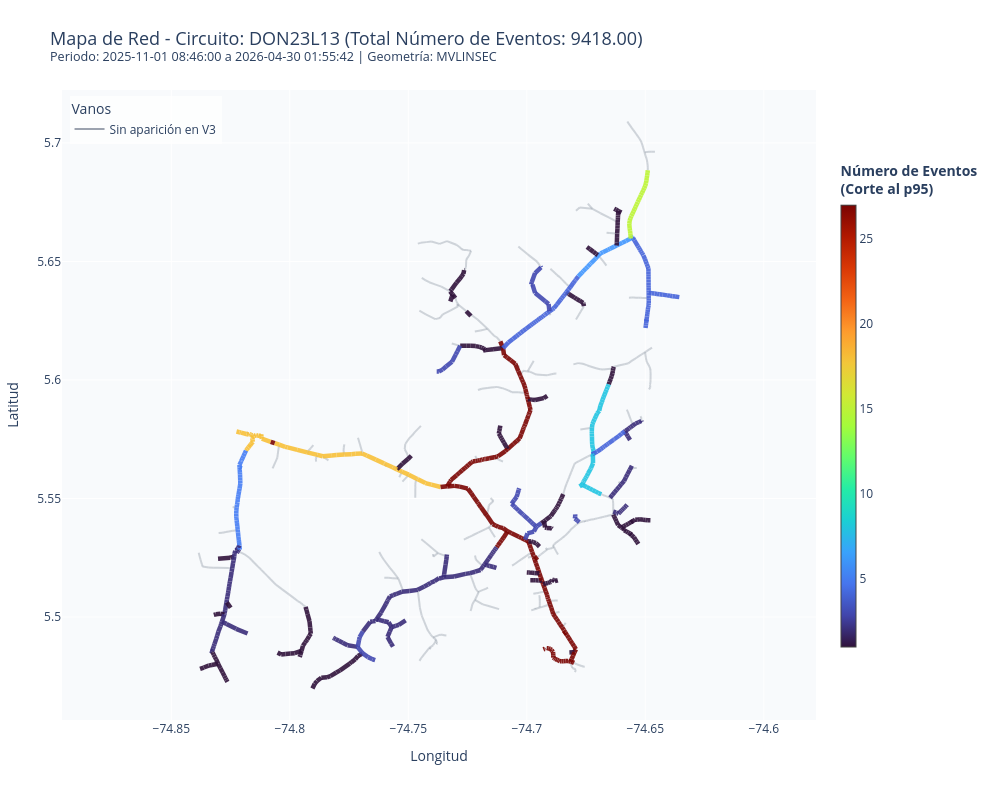

Notebook code cell kept with this figure:
### Markdown cell above
## 2.2 GIS MAP

### Code cell
from chec_local_interpreter.plotting import plot_circuit_map_plotly

if SELECTED_CIRCUITOS:
    CIRCUITO_MAPA_INTERES = SELECTED_CIRCUITOS[0]
else:
    disponibles_mapa = available_circuits(raw_df)
    if not disponibles_mapa:
        raise ValueError("No hay circuitos disponibles para construir el mapa.")
    CIRCUITO_MAPA_INTERES = disponibles_mapa[0]

fig_circuit_map = plot_circuit_map_plotly(
    df=raw_df,
    circuito_name=CIRCUITO_MAPA_INTERES,
    date_range=(START_DATE, END_DATE) if START_DATE or END_DATE else None,
    color_target='number_of_events',
)
fig_circuit_map.show()
site_circuit_map_path = export_plotly_figure_html(fig_circuit_map, "base_circuit_map.html")
print(f"Mapa web actualizado: {site_circuit_map_path.name}")
